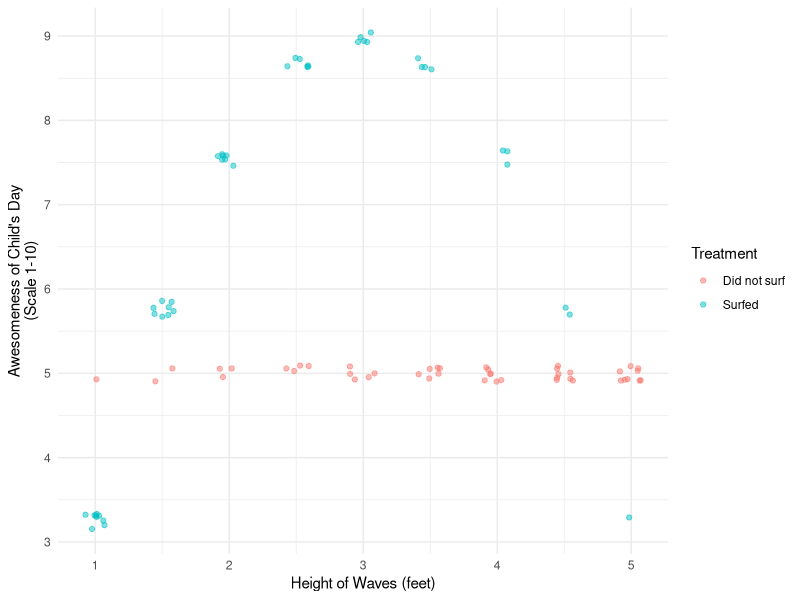
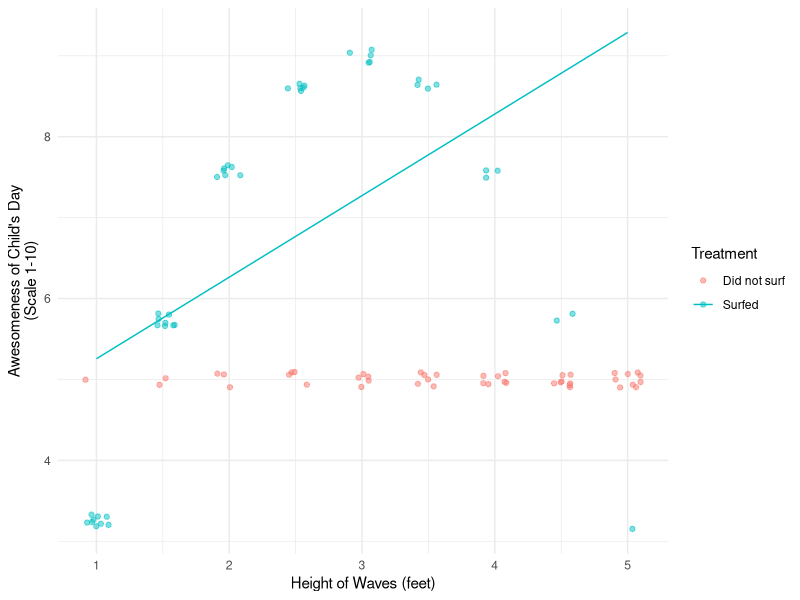
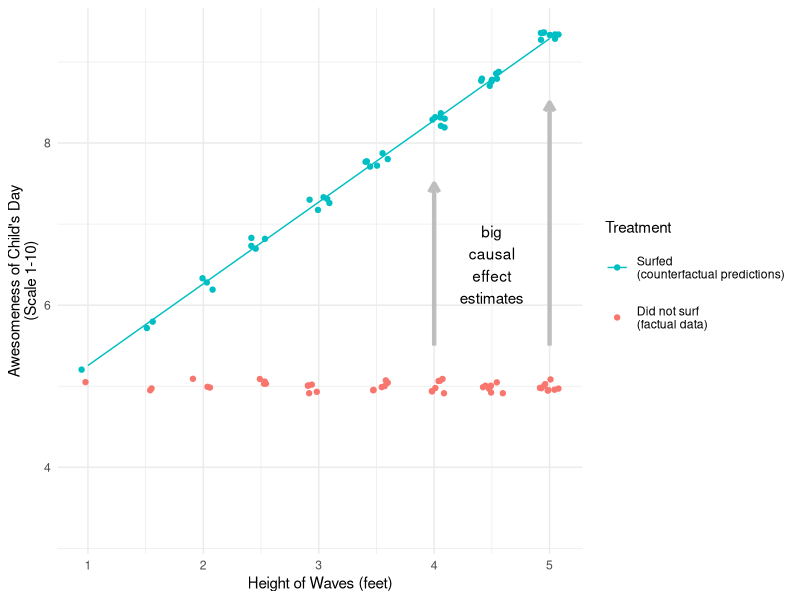
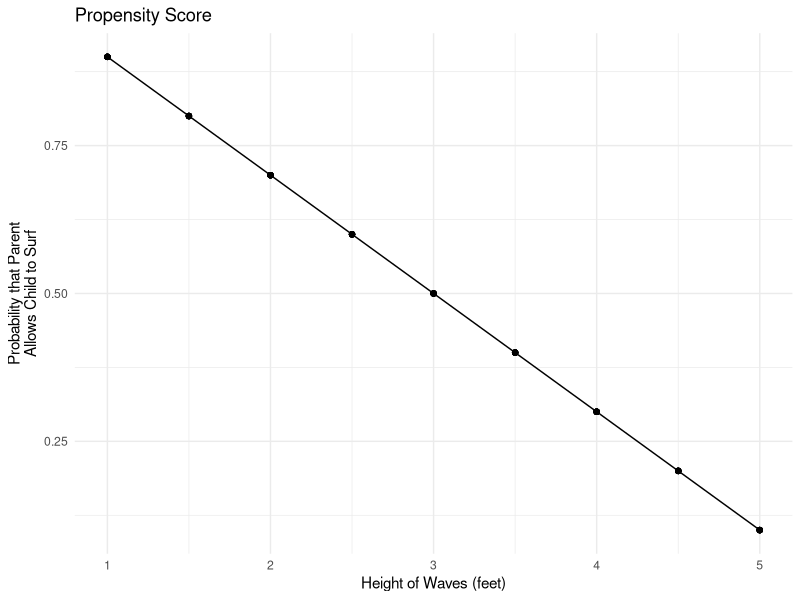
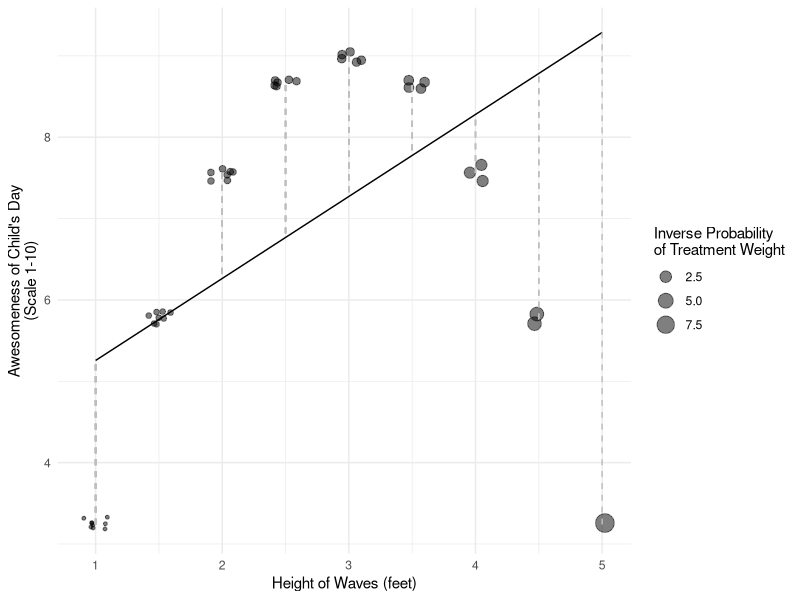
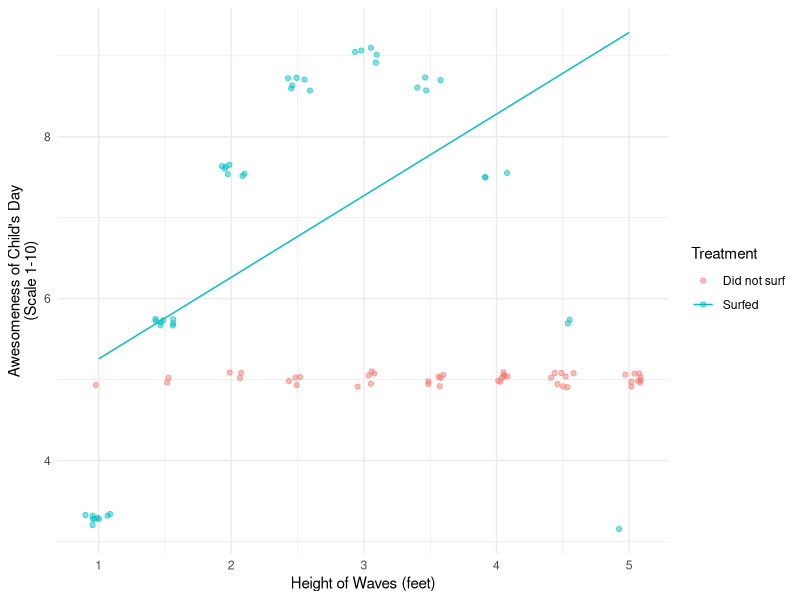
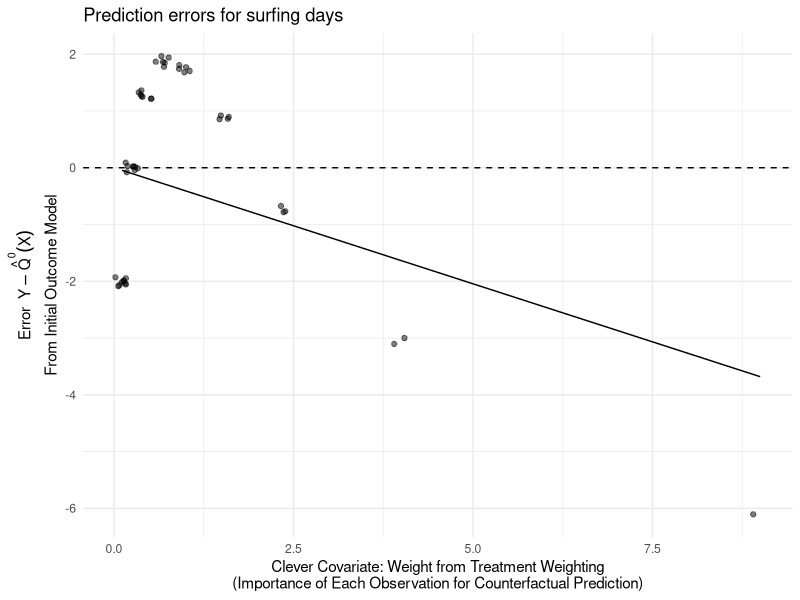
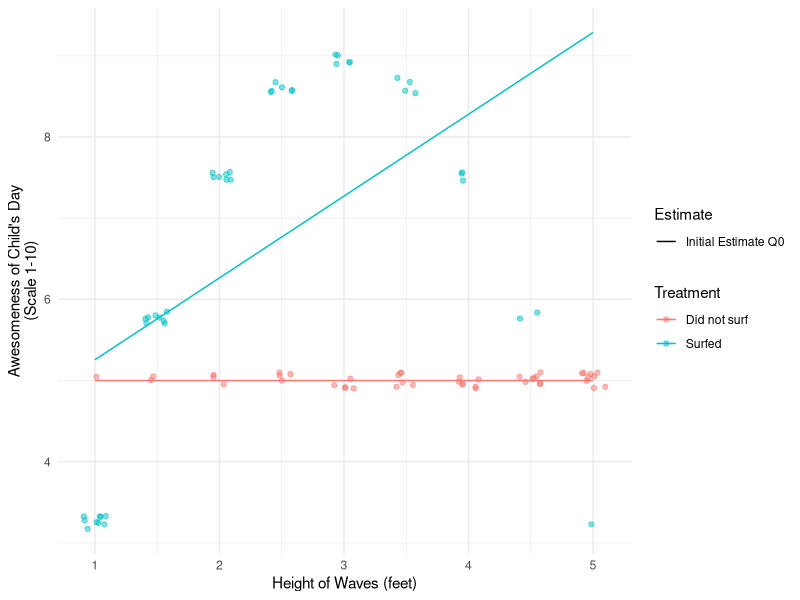

Write the R code that produced these figures, in order.
## ---- chunk 1
library(foreach)
## ---- chunk 2
#| code-fold: true
#| fig-height: 3

library(tidyverse)
data <- tibble(x = rep(1:9,1:9), a = F) |>
  bind_rows(tibble(x = rep(1:9,9:1), a = T)) |>
  group_by(x) |>
  mutate(
    pi = mean(a)
  ) |>
  ungroup() |>
  mutate(
    y1 = 9 - 9 * ((x - 5) / 5) ^ 2,
    y0 = 5,
    # Shift x to fit story of this DGP
    x = (x - 1) / 2 + 1,
    y = case_when(
      !a ~ y0,
      a ~ y1
    )
  )
 
theme_set(theme_minimal())
data |>
  ggplot(aes(x = x, y = y, color = a)) +
  geom_jitter(width = .1, height = .1, alpha = .5) +
  scale_x_continuous(
    breaks = 1:10,
    name = "Height of Waves (feet)"
  ) +
  labs(
    y = "Awesomeness of Child's Day\n(Scale 1-10)"
  ) +
  scale_color_discrete(
    name = "Treatment",
    labels = c("Did not surf","Surfed")
  )
## ---- chunk 3
#| code-fold: true 
#| fig-height: 3

fit1 <- lm(y ~ x, data = data |> filter(a))

fitted <- data |>
  mutate(y = predict(fit1, newdata = data))

data |>
  ggplot(aes(x = x, y = y, color = a)) +
  geom_jitter(width = .1, height = .1, alpha = .5) +
  scale_x_continuous(
    breaks = 1:10,
    name = "Height of Waves (feet)"
  ) +
  labs(
    y = "Awesomeness of Child's Day\n(Scale 1-10)"
  ) +
  scale_color_discrete(
    name = "Treatment",
    labels = c("Did not surf","Surfed")
  ) + 
  # Add the fitted line
  geom_line(
    data = fitted |> mutate(a = TRUE)
  )
## ---- chunk 4
#| code-fold: true

data |>
  ggplot(aes(x = x, y = y, color = a)) +
  geom_point(alpha = 0, show.legend = F) +
  geom_jitter(data = data |> filter(!a), width = .1, height = .1) +
  geom_jitter(data = fitted |> filter(!a) |> mutate(a = T), width = .1, height = .1) +
  # Add the fitted line
  geom_line(
    data = fitted |> filter(!a) |> mutate(a = TRUE)
  ) +
  #geom_segment(aes(yend = fitted), linetype = "dashed", color = "gray") +
  scale_x_continuous(
    breaks = 1:10,
    name = "Height of Waves (feet)"
  ) +
  labs(
    y = "Awesomeness of Child's Day\n(Scale 1-10)"
  ) +
  scale_color_discrete(
    name = "Treatment",
    labels = c("Did not surf\n(factual data)","Surfed\n(counterfactual predictions)"),
    guide = guide_legend(reverse = T)
  ) +
  annotate(geom = "text", x = 4.5, y = 6.5, label = "big\ncausal\neffect\nestimates") +
  annotate(geom = "segment", x = c(4,5), y = c(5.5,5.5), yend = c(7.5,8.5), arrow = arrow(length = unit(.1,"in")),
           color = "gray", linewidth = 1.5) +
  theme(legend.key.height = unit(.5,"in"))
## ---- chunk 5
#| code-fold: true
#| fig-height: 3

data |>
  ggplot(aes(x = x, y = pi)) +
  geom_line() +
  geom_point() +
  ggtitle("Propensity Score") +
  labs(
    x = "Height of Waves (feet)",
    y = "Probability that Parent\nAllows Child to Surf"
  )
## ---- chunk 6
#| code-fold: true
#| fig-height: 3

observed_error <- data |>
  mutate(fitted = predict(fit1, newdata = data)) |>
  filter(a) |>
  mutate(weight = (1 - pi) / pi)

observed_error |>
  ggplot(aes(x = x, y = y1)) +
  geom_line(aes(y = fitted)) +
  geom_jitter(aes(y = y1, size = weight), width = .1, height = .1, alpha = .5) + 
  geom_segment(aes(yend = fitted), linetype = "dashed", color = "gray") +
  scale_x_continuous(
    breaks = 1:10,
    name = "Height of Waves (feet)"
  ) +
  labs(
    y = "Awesomeness of Child's Day\n(Scale 1-10)",
    size = "Inverse Probability\nof Treatment Weight"
  ) +
  scale_color_discrete(
    name = "Treatment",
    labels = c("Did not surf","Surfed")
  )
## ---- chunk 7
library(tidyverse)
data <- tibble(x = rep(1:9,1:9), a = F) |>
  bind_rows(tibble(x = rep(1:9,9:1), a = T)) |>
  group_by(x) |>
  mutate(
    pi = mean(a)
  ) |>
  ungroup() |>
  mutate(
    y1 = 9 - 9 * ((x - 5) / 5) ^ 2,
    y0 = 5,
    # Shift x to fit story of this DGP
    x = (x - 1) / 2 + 1,
    y = case_when(
      !a ~ y0,
      a ~ y1
    )
  )
## ---- chunk 8
truth <- data |>
  # Restrict to the untreated
  filter(!a) |>
  # Average difference in potential outcomes
  summarize(true_atc = mean(y1 - y0)) |>
  print()
## ---- chunk 9
initial_estimate <- data |>
  # Predict Y1
  mutate(yhat1 = predict(fit1, newdata = data)) |>
  # Focus on the untreated
  filter(!a) |>
  # Summarize an average effect estimate:
  # average of (predicted y1) - (observed y0)
  summarize(initial_estimate = mean(yhat1 - y)) |>
  print()
## ---- chunk 10
weighted_mean_error <- data |>
  # Predict Y1
  mutate(yhat1 = predict(fit1, newdata = data)) |>
  # Focus on the treated
  filter(a) |>
  # Construct inverse probability weights
  # where pi is the probability of treatment
  mutate(weight = (1 - pi) / pi) |>
  # Summarize a weighted mean error:
  # weighted average of (predicted y1) - (observed y1)
  summarize(weighted_mean_error = weighted.mean(yhat1 - y, w = weight)) |>
  print()
## ---- chunk 11
corrected_estimate <- initial_estimate |> 
  bind_cols(weighted_mean_error) |>
  mutate(corrected_estimate = initial_estimate - weighted_mean_error) |>
  print()
## ---- chunk 12
# Fitted model
q0_fit <- lm(y ~ x, data = data |> filter(a))
# Function to return predictions
q0 <- function(x) {
  predict(q0_fit, newdata = tibble(x))
}
## ---- chunk 13
#| fig-height: 3
data |>
  ggplot(aes(x = x, y = y, color = a)) +
  geom_jitter(width = .1, height = .1, alpha = .5) +
  scale_x_continuous(
    breaks = 1:10,
    name = "Height of Waves (feet)"
  ) +
  labs(
    y = "Awesomeness of Child's Day\n(Scale 1-10)"
  ) +
  scale_color_discrete(
    name = "Treatment",
    labels = c("Did not surf","Surfed")
  ) + 
  # Add the fitted line
  geom_line(
    data = fitted |> mutate(a = TRUE)
  )
ggsave("slides/lec10/figures/q0.pdf", height = 3, width = 5)
## ---- chunk 14
# Define the propensity scores
# (assumed known in this example)
propensity_scores <- data |>
  distinct(x,pi)
# Define the clever covariate function
h <- function(x) {
  tibble(x) |>
    left_join(propensity_scores, by = join_by(x)) |>
    mutate(h = (1 - pi) / pi) |>
    pull(h)
}
## ---- chunk 15
q1_fit <- lm(y ~ -1 + offset(q0(x)) + h(x), data = data |> filter(a))
# Function to return predictions
q1 <- function(x) {
  predict(q1_fit, newdata = tibble(x))
}
data |>
  filter(a) |>
  mutate(
    q0 = q0(x),
    error = y - q0,
    h = h(x),
    correction = predict(q1_fit) - q0
  ) |>
  ggplot(aes(x = h, y = correction)) +
  geom_hline(yintercept = 0, linetype = "dashed") +
  geom_jitter(aes(y = error), width = .1, height = .1, alpha = .5) +
  geom_line(aes(y = correction)) +
  labs(
    x = "Clever Covariate: Weight from Treatment Weighting\n(Importance of Each Observation for Counterfactual Prediction)",
    y = expression(atop('Error '~Y - {hat(Q)^0}(X),'From Initial Outcome Model'))
  ) +
  ggtitle("Prediction errors for surfing days")
ggsave("slides/lec10/figures/q1.pdf", height = 3, width = 5)
## ---- chunk 16
data |> 
  filter(!a) |>
  mutate(q0 = q0(x), q1 = q1(x)) |>
  select(y, q0, q1, y1) |>
  pivot_longer(cols = -y) |>
  group_by(name) |>
  summarize_all(mean) |>
  mutate(
    name = factor(
      case_when(
        name == "q0" ~ "Initial Estimate",
        name == "q1" ~ "Targeted Estimate",
        name == "y1" ~ "Truth (Y1 Not Observed)"
      )
    ),
    effect = value - y
  ) |>
  select(
    Method = name,
    `Mean Predicted Outcome Under Surfing` = value,
    `Mean Observed Outcome Under No Surfing` = y,
    `Effect of Surfing` = effect
  ) |>
  pivot_longer(cols = -Method) |>
  pivot_wider(names_from = Method) |>
  knitr::kable(digits = 1)
## ---- chunk 17
fit0 <- lm(y ~ x, data = data |> filter(!a))
fit1 <- lm(y ~ x, data = data |> filter(a))
## ---- chunk 18
q0 <- function(a,x) {
  to_predict <- tibble(a,x)
  to_predict |>
    mutate(
      q0 = case_when(
        a == 1 ~ predict(fit1, newdata = to_predict),
        a == 0 ~ predict(fit0, newdata = to_predict)
      )
    ) |>
    pull(q0)
}
## ---- chunk 19
data |>
  mutate(q0 = q0(a,x)) |>
  ggplot(aes(x = x, color = a)) +
  geom_jitter(aes(y = y), width = .1, height = .1, alpha = .5) +
  geom_line(aes(y = q0, linetype = "Initial Estimate Q0")) +
  scale_x_continuous(
    breaks = 1:10,
    name = "Height of Waves (feet)"
  ) +
  labs(
    y = "Awesomeness of Child's Day\n(Scale 1-10)",
    linetype = "Estimate"
  ) +
  scale_color_discrete(
    name = "Treatment",
    labels = c("Did not surf","Surfed")
  )
## ---- chunk 20
data |>
  summarize(
    initial_ate_estimate = mean(
      q0(1,x) - q0(0,x)
    )
  )
## ---- chunk 21
propensity_score <- data |> distinct(x,pi)
## ---- chunk 22
h <- function(a,x) {
  tibble(a, x) |>
    left_join(propensity_score, by = join_by(x)) |>
    mutate(
      h = case_when(
        a == 1 ~ 1 / pi,
        a == 0 ~ -1 / (1 - pi)
      )
    ) |>
    pull(h)
}
## ---- chunk 23
#| fig-height: 3
resid_fit <- lm((y - q0(a,x)) ~ -1 + h(a,x), data = data)
data |>
  mutate(fitted = predict(resid_fit)) |>
  ggplot(aes(x = h(a,x))) +
  geom_jitter(aes(y = y - q0(a,x), color = a), width = .1, height = .1, alpha = .5) +
  geom_line(aes(y = fitted, linetype = "Targeting Fit")) +
  labs(
    x = "Clever Covariate: Treatment Weight for ATE",
    y = "Initial Error Modeling\nAwesomeness of Child's Day\n(Scale 1-10)",
    linetype = "Estimate"
  ) +
  scale_color_discrete(
    name = "Treatment",
    labels = c("Did not surf","Surfed")
  )
## ---- chunk 24
q1_fit <- lm(y ~ -1 + offset(q0(a,x)) + h(a,x), data = data)
## ---- chunk 25
q1 <- function(a,x) {
  predict(q1_fit, newdata = tibble(a,x))
}
## ---- chunk 26
data |>
  summarize(
    targeted_ate_estimate = mean(
      q1(1,x) - q1(0,x)
    )
  )
